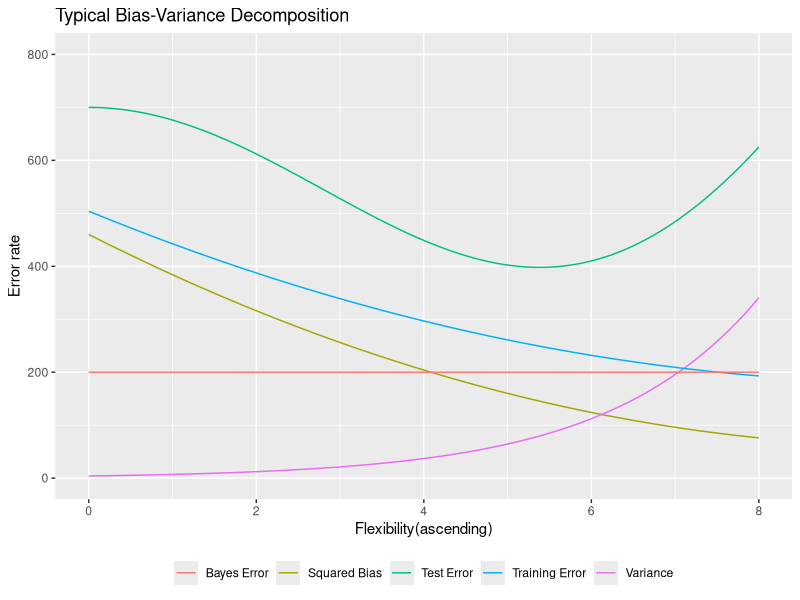
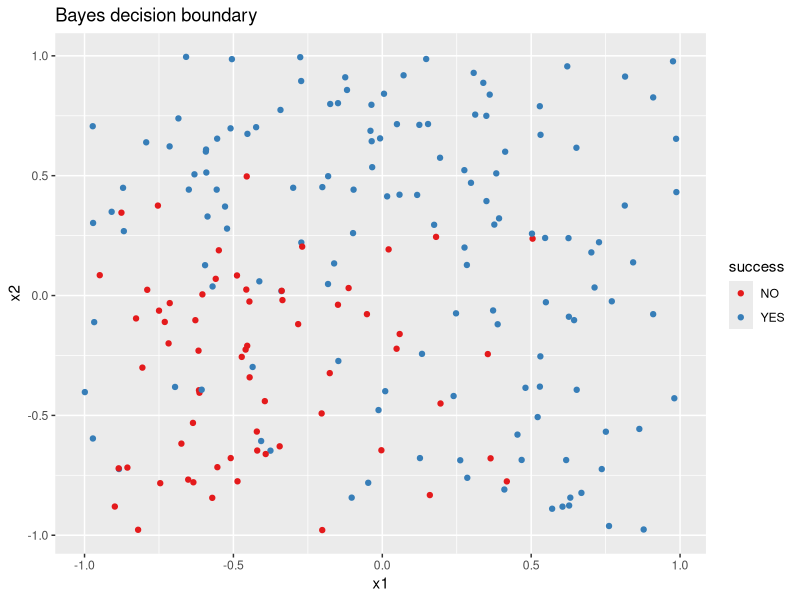

Recreate these plots in R, in order.
## ---- chunk 1
library(ggplot2)
sq_bias = function(x) (2 * x - 20)^2 + 60
var = function(x)  exp(x / 1.8) * 4
train_error = function(x) (1.8*x - 18)^2 + 180
test_error = function(x) x^3/2 + 200 * cos(x/2) + 500
bayes_error = function(x) 200

line_width = 0.5
ggplot(data = data.frame(x = 0), mapping = aes(x = x)) + 
  stat_function(fun = test_error, size = line_width, aes(color = "Test Error")) + 
  stat_function(fun = sq_bias, size = line_width, aes(color = "Squared Bias")) + 
  stat_function(fun = var, size = line_width, aes(color = "Variance")) + 
  stat_function(fun = train_error, size = line_width, aes(color = "Training Error")) +  
  stat_function(fun = bayes_error, size = line_width, aes(color = "Bayes Error")) + 
  xlim(0, 8) + ylim(0, 800) + 
  labs(title = "Typical Bias-Variance Decomposition", x="Flexibility(ascending)", 
       y = "Error rate") +
  theme(legend.position = "bottom", legend.direction = "horizontal", 
        legend.title=element_blank())
## ---- chunk 2
#creating the simulated dataset
set.seed(11) 
n = 200
x1 = runif(n, -1, 1)
x2 = runif(n, -1, 1)
d = data.frame(x1,x2)
epsilon = rnorm(n, mean = 0, sd = 0.5)
y = x1 + x1*x1 + x2 +x2*x2 + epsilon
y_new <- exp(y)/(1+exp(y))
y_new_d <- data.frame(x1, x2, y_new)
y_new_d$success = y_new > 0.5
y_new_d$success[y_new_d$success==TRUE] = "YES"
y_new_d$success[y_new_d$success==FALSE] = "NO"

#creating the grid/data for the plot
library(tidyverse)
bound = expand.grid(x1 = seq(-1, 1, by = 0.05), x2 = seq(-1, 1, by = 0.05))
bound = mutate(bound, ygrid = x1 + x1*x1 + x2 +x2*x2, 
               pgrid = exp(ygrid)/(1+exp(ygrid)), 
               grid_success = pgrid > 0.5)

#plotting the boundary
ggplot(bound, aes(x = x1, y = x2)) + geom_contour(aes(z = pgrid, group = grid_success), 
                                                  bins = 1) +
  geom_point(data = y_new_d, aes(color = success)) +
  scale_color_brewer(type = "qual", palette = 6) +
  labs(title = "Bayes decision boundary")
